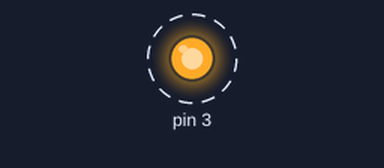
A program run on a simulated Raspberry Pi (header pin numbers). On the bench: output pins drawn as LEDs (lit = HIGH). Dashed ring = blinking. What the program prints to the terminal is not drawn.

Above: at 0.5 s.
Timing chart, 0 to 4.6 s (numbered marks = the images above):
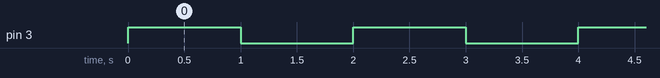

Measured:
- by itself, pin 3: alternates HIGH for 1.0 s and LOW for 1.0 s

The program:

3out_flip.py
```python
import RPi.GPIO as GPIO
import time

GPIO.setmode(GPIO.BOARD)
GPIO.setup(3, GPIO.OUT)

try:
	while 1:
		GPIO.output(3, GPIO.HIGH)
		print("Going on!")
		GPIO.output(3, True)
		time.sleep(1)
		print("Going off!")
		GPIO.output(3, False)
		time.sleep(1)
except KeyboardInterrupt:
	GPIO.cleanup()
finally:
	GPIO.cleanup
```
